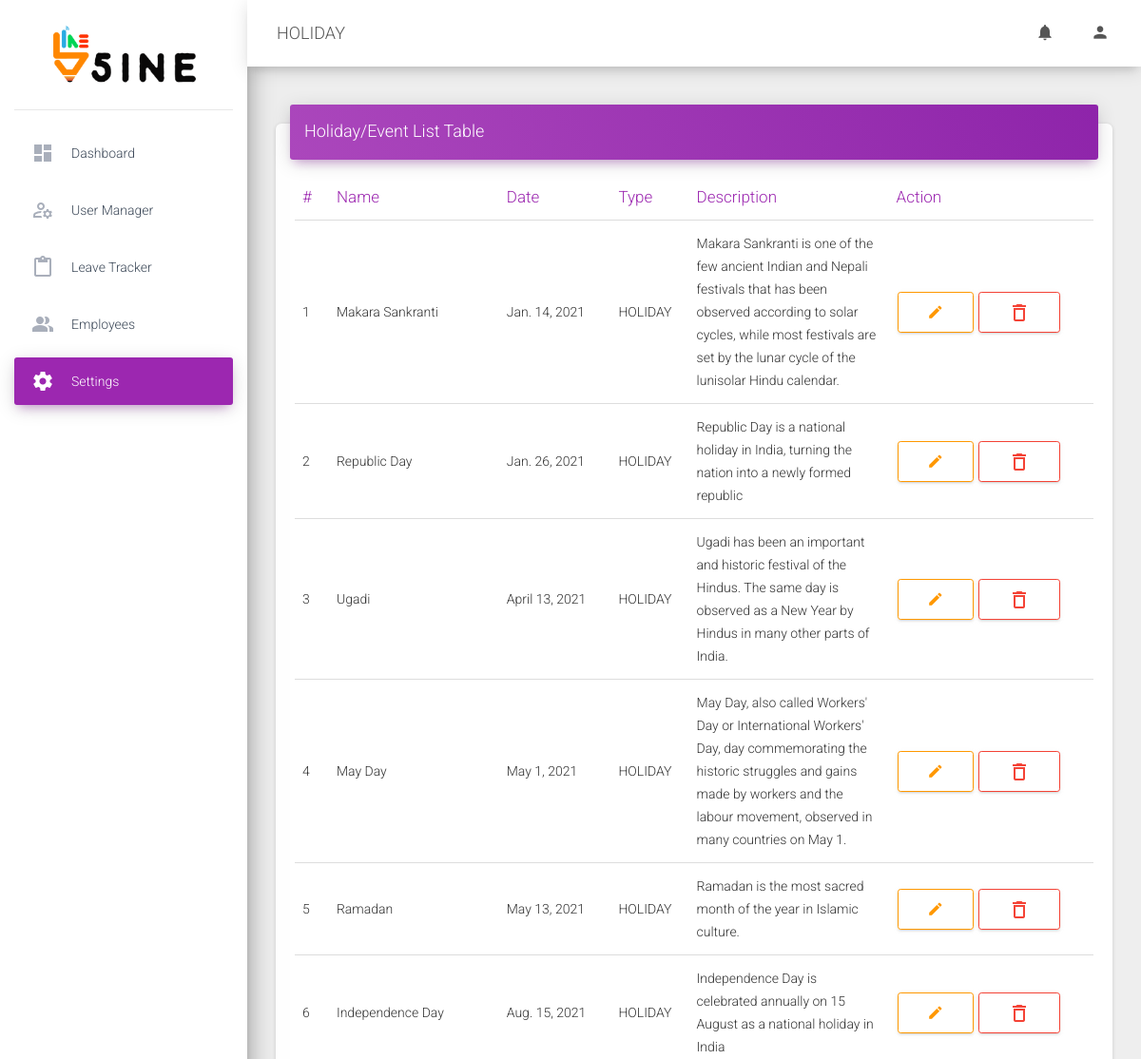
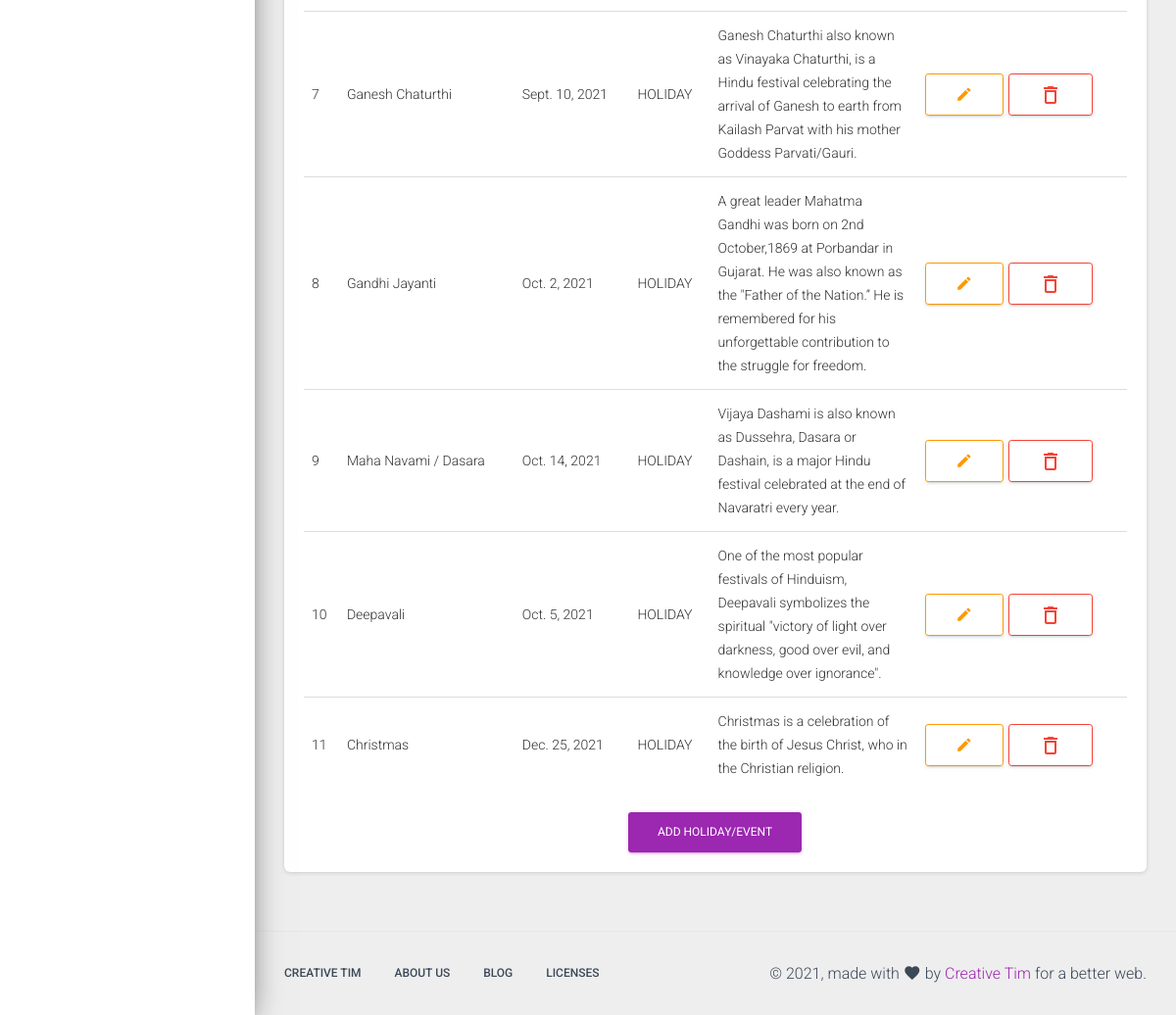
Page /user/setting/holiday/ (signed in) on the committed database (2 pictures, top to bottom).
### leave/models.py (models this page shows, shortened)
class HolidayList(models.Model):
    EVENT = 'EVENT'
    HOLIDAY = 'HOLIDAY'
    TYPE_CHOICES = [
        (EVENT, 'Event'),
        (HOLIDAY, 'Holiday'),
    ]
    Name = models.CharField(max_length=50, blank=False, null=False)
    Date = models.DateField(auto_now=False, auto_now_add=False,  default=timezone.now)
    Description = models.TextField(default="", blank=True, null=True)
    Type = models.CharField(
        max_length=8,
        choices=TYPE_CHOICES,
        default=HOLIDAY,
    )
    EveryYear = models.BooleanField(default=False)

### UserAuth/views.py (the view)
# urls.py: path('setting/holiday/', HolidayListTable, name="holiday"),
@login_required
def HolidayListTable(request):
    try:
        userNotif = UserNotification.objects.get(Employee=request.user.id)
    except:
        userNotif = False
    if request.user.is_superuser == False:
        return redirect(adminDashboardNotAllowed, success="NotAllowed")
    depTable = HolidayList.objects.all()
    return render(request, 'HolidayListTable.html', {'depTable':depTable, 'userNotif': userNotif})

### UserAuth/templates/HolidayListTable.html (shortened to what this page needs)
{% extends 'base.html' %}
{% load static %}
{% block css %}
<link href="{% static 'css/toastr.css'%}" rel="stylesheet" />
{% endblock %}
{% block content %}
{% include 'navbar.html' with userNotif=userNotif %}
      <div class="content">
        <div class="container-fluid">
          <div class="row">
            <div class="col-md-12">
              <div class="card">
                <div class="card-header card-header-primary">
                  <h4 class="card-title ">Holiday/Event List Table</h4>
                </div>
                <div class="card-body">
                  <div class="table-responsive">
                    <table class="table">
                      <thead class=" text-primary">
                        <th>
                          #
                        </th>
                        <th>
                            Name
                        </th>
                        <th>
                          Date
                        </th>
                        <th>
                          Type
                        </th>
                        <th>
                          Description
                        </th>
                        <th>
                            Action
                         </th>
                      </thead>
                      <tbody>
                          {% if depTable %}
                          {% for i in depTable %}
                        <tr>
                          <td>
                            {{forloop.counter}}
                          </td>
                          <td>
                            {{i.Name}}
                          </td>
                          <td>
                            {{i.Date}}
                          </td>
                          <td>
                            {{i.Type}}
                          </td>
                          {% if i.Description %}
                          <td class="tdDesc">
                            {{i.Description}}
                          </td>
                          {% else %}
                          <td>
                            -----------
                          </td>
                          {% endif %}
                          <td>
                            <a href="/user/setting/holiday/edit/{{i.id}}" class="btn btn-outline-warning" style="display: inline-block;"><i class="material-icons">edit</i></a>
                            <button title="Approve Employee" onclick="deletePost({{i.id}})" class="btn btn-outline-danger" style="display: inline-block;"><i class="material-icons"><span class="material-icons-outlined">
                                </span></i></button>
                          </td>
                        </tr>
                        {% endfor %}
                        {% else %}
                        <tr>
                            <td colspan="4" style="text-align: right;">No Data Available</td>
                        </tr>
                        {% endif %}
                        </tbody>
                    </table>
                    <div style="text-align: center;">
                        <a href="/user/setting/holiday/add/" class="btn btn-primary" style="display: inline-block;">Add Holiday/Event</a>
                    </div>
                  </div>
                </div>
              </div>
            </div>
          </div>
        </div>
      </div>
{% endblock %}

### UserAuth/templates/base.html (shortened to what this page needs)
{% load static %}
<!DOCTYPE html>
<html lang="en">
<head>
  <link rel="stylesheet" href="https://maxcdn.bootstrapcdn.com/font-awesome/latest/css/font-awesome.min.css">
  <link href="{% static 'css/material-dashboard.css'%}" rel="stylesheet" />
  <link href="{% static 'demo/demo.css'%}" rel="stylesheet" />
  {% block css %}{% endblock %}
</head>
<body class="">
    {% block content %}{% endblock %}
    <footer class="footer">
      <div class="container-fluid">
        <nav class="float-left">
          <ul>
            <li>
              <a href="https://www.creative-tim.com">
                Creative Tim
              </a>
            </li>
            <li>
              <a href="https://creative-tim.com/presentation">
                About Us
              </a>
            </li>
            <li>
              <a href="http://blog.creative-tim.com">
                Blog
              </a>
            </li>
            <li>
              <a href="https://www.creative-tim.com/license">
                Licenses
              </a>
            </li>
          </ul>
        </nav>
        <div class="copyright float-right">
          &copy;
          , made with <i class="material-icons">favorite</i> by
          <a href="https://www.creative-tim.com" target="_blank">Creative Tim</a> for a better web.
        </div>
      </div>
    </footer>
  </div>
</div>
</body>
</html>

### UserAuth/templates/navbar.html (shortened to what this page needs)
{% load static %}
<div class="wrapper ">
    <div class="sidebar" data-color="purple" data-background-color="white" data-image="../assets/img/sidebar-1.jpg">
      <div class="logo"><a href="/user/dashboard/" class="simple-text logo-normal">
          <img src="{% static 'img/5ine-logo.png'%}" alt="logo" style="width: 60%;">
        </a></div>
      <div class="sidebar-wrapper">
        <ul class="nav">
          {% with url_name=request.resolver_match.url_name %}
          <li class="nav-item {% if url_name == 'dashboard' %}active{% endif %}">
            <a class="nav-link" href="/user/dashboard/">
              <i class="material-icons">dashboard</i>
              <p>Dashboard</p>
            </a>
          </li>
          {% endwith %}
          {% with url_name=request.resolver_match.url_name %}
          <li class="nav-item {% if url_name == 'personal' or url_name == 'work' or url_name == 'education' or url_name == 'experience' or url_name == 'bank' %}active{% endif %} dropdown">
            <a class="nav-link" href="javascript:;" id="navbarDropdownProfile" data-toggle="dropdown" aria-haspopup="true" aria-expanded="false">
              <i class="material-icons"><span class="material-icons-outlined">
                </span></i>
              <p>User Manager</p>
            </a>
          </li>
          {% endwith %}
          {% with url_name=request.resolver_match.url_name %}
          <li class="nav-item {% if url_name == 'leavemanager' or url_name == 'leaveapplied' or url_name == 'leaveverify' %}active{% endif %} dropdown">
            <a class="nav-link" href="javascript:;" id="navbarDropdownProfile" data-toggle="dropdown" aria-haspopup="true" aria-expanded="false">
              <i class="material-icons">content_paste</i>
              <p>Leave Tracker</p>
            </a>
          </li>
          {% endwith %}
          {% with url_name=request.resolver_match.url_name %}
          <li class="nav-item {% if url_name == 'employee' or url_name == 'newemployee' %}active{% endif %} dropdown">
            <a class="nav-link" href="javascript:;" id="navbarDropdownProfile" data-toggle="dropdown" aria-haspopup="true" aria-expanded="false">
              <i class="material-icons">people_alt</i>
              <p>Employees</p>
            </a>
          </li>
          {% endwith %}
          {% with url_name=request.resolver_match.url_name %}
          {% if request.user.is_superuser%}
          <li class="nav-item {% if url_name == 'department' or url_name == 'designation' or url_name == 'role' or url_name == 'leavetype' or url_name == 'holiday' %}active{% endif %} dropdown">
            <a class="nav-link" href="javascript:;" id="navbarDropdownProfile" data-toggle="dropdown" aria-haspopup="true" aria-expanded="false">
              <i class="material-icons">settings</i>
              <p>Settings</p>
            </a>
          </li>
          {% endif %}
          {% endwith %}
        </ul>
      </div>
    </div>
    <div class="main-panel">
      <nav class="navbar navbar-expand-lg navbar-dark navbar-absolute fixed-top ">
        <div class="container-fluid">
          <div class="navbar-wrapper">
            <a class="navbar-brand" href="javascript:;" style="text-transform: uppercase;">{{request.resolver_match.url_name}}</a>
          </div>
          <div class="collapse navbar-collapse justify-content-end">
            <ul class="navbar-nav">
              <li class="nav-item dropdown">
                <a class="nav-link" href="http://example.com" id="navbarDropdownMenuLink" data-toggle="dropdown" aria-haspopup="true" aria-expanded="false">
                  <i class="material-icons">notifications</i>
                </a>
              </li>
              <li class="nav-item dropdown">
                <a class="nav-link" href="javascript:;" id="navbarDropdownProfile" data-toggle="dropdown" aria-haspopup="true" aria-expanded="false">
                  <i class="material-icons">person</i>
                </a>
              </li>
            </ul>
          </div>
        </div>
      </nav>

### UserAuth/templates/HolidayListTable.html (style rules this page uses)
.tdDesc { width: 25%; }

### rows in the picture
HolidayList: Name "Makara Sankranti", Date "Jan. 14, 2021", Type "HOLIDAY", Description "Makara Sankranti is one of the few ancient Indian and Nepali festivals that has been observed according to solar cycles, while most festivals are set by the lunar cycle of the lunisolar Hindu calendar."
HolidayList: Name "Republic Day", Date "Jan. 26, 2021", Type "HOLIDAY", Description "Republic Day is a national holiday in India, turning the nation into a newly formed republic"
HolidayList: Name "Ugadi", Date "April 13, 2021", Type "HOLIDAY", Description "Ugadi has been an important and historic festival of the Hindus. The same day is observed as a New Year by Hindus in many other parts of India."
HolidayList: Name "May Day", Date "May 1, 2021", Type "HOLIDAY", Description "May Day, also called Workers' Day or International Workers' Day, day commemorating the historic struggles and gains made by workers and the labour movement, observed in many countries on May 1."
HolidayList: Name "Ramadan", Date "May 13, 2021", Type "HOLIDAY", Description "Ramadan is the most sacred month of the year in Islamic culture."
HolidayList: Name "Independence Day", Date "Aug. 15, 2021", Type "HOLIDAY", Description "Independence Day is celebrated annually on 15 August as a national holiday in India"
HolidayList: Name "Ganesh Chaturthi", Date "Sept. 10, 2021", Type "HOLIDAY", Description "Ganesh Chaturthi also known as Vinayaka Chaturthi, is a Hindu festival celebrating the arrival of Ganesh to earth from Kailash Parvat with his mother Goddess Parvati/Gauri."
HolidayList: Name "Gandhi Jayanti", Date "Oct. 2, 2021", Type "HOLIDAY", Description "A great leader Mahatma Gandhi was born on 2nd October,1869 at Porbandar in Gujarat. He was also known as the \"Father of the Nation.” He is remembered for his unforgettable contribution to the struggle for freedom."
HolidayList: Name "Maha Navami / Dasara", Date "Oct. 14, 2021", Type "HOLIDAY", Description "Vijaya Dashami is also known as Dussehra, Dasara or Dashain, is a major Hindu festival celebrated at the end of Navaratri every year."
HolidayList: Name "Deepavali", Date "Oct. 5, 2021", Type "HOLIDAY", Description "One of the most popular festivals of Hinduism, Deepavali symbolizes the spiritual \"victory of light over darkness, good over evil, and knowledge over ignorance\"."
HolidayList: Name "Christmas", Date "Dec. 25, 2021", Type "HOLIDAY", Description "Christmas is a celebration of the birth of Jesus Christ, who in the Christian religion."

### other values in the picture
{{ request.resolver_match.url_name }} "HOLIDAY"
